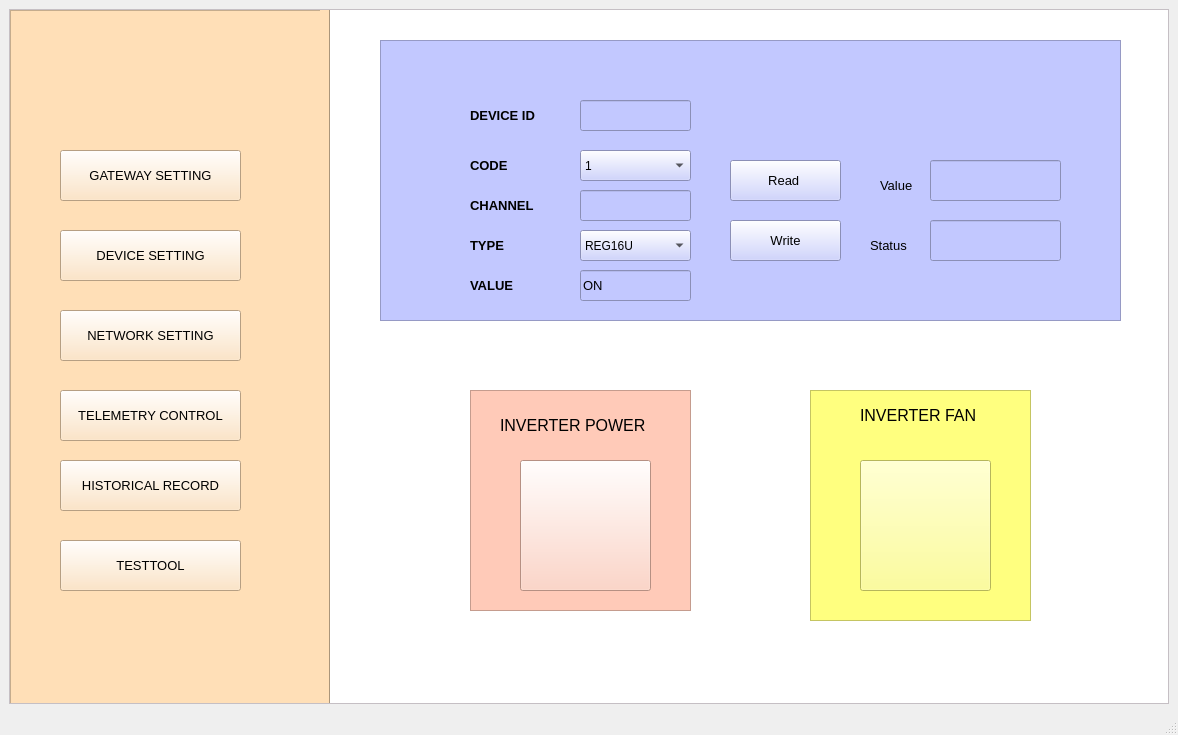
<?xml version="1.0" encoding="UTF-8"?>
<ui version="4.0">
 <class>demo</class>
 <widget class="QMainWindow" name="demo">
  <property name="geometry">
   <rect>
    <x>0</x>
    <y>0</y>
    <width>1178</width>
    <height>735</height>
   </rect>
  </property>
  <property name="windowTitle">
   <string>TEST TOOL</string>
  </property>
  <widget class="QWidget" name="centralwidget">
   <layout class="QVBoxLayout" name="verticalLayout">
    <item>
     <widget class="QScrollArea" name="scrollArea">
      <property name="styleSheet">
       <string notr="true">background-color:rgb(255, 248, 254)
</string>
      </property>
      <property name="widgetResizable">
       <bool>true</bool>
      </property>
      <widget class="QWidget" name="scrollAreaWidgetContents">
       <property name="geometry">
        <rect>
         <x>0</x>
         <y>0</y>
         <width>1154</width>
         <height>660</height>
        </rect>
       </property>
       <widget class="QFrame" name="list">
        <property name="geometry">
         <rect>
          <x>0</x>
          <y>0</y>
          <width>321</width>
          <height>761</height>
         </rect>
        </property>
        <property name="styleSheet">
         <string notr="true">background-color:rgb(255, 223, 183)</string>
        </property>
        <property name="frameShape">
         <enum>QFrame::StyledPanel</enum>
        </property>
        <property name="frameShadow">
         <enum>QFrame::Raised</enum>
        </property>
        <widget class="QPushButton" name="network">
         <property name="geometry">
          <rect>
           <x>50</x>
           <y>300</y>
           <width>181</width>
           <height>51</height>
          </rect>
         </property>
         <property name="font">
          <font>
           <family>Segoe UI</family>
           <pointsize>10</pointsize>
          </font>
         </property>
         <property name="text">
          <string>NETWORK SETTING</string>
         </property>
        </widget>
        <widget class="QPushButton" name="modbus">
         <property name="geometry">
          <rect>
           <x>50</x>
           <y>140</y>
           <width>181</width>
           <height>51</height>
          </rect>
         </property>
         <property name="font">
          <font>
           <pointsize>10</pointsize>
          </font>
         </property>
         <property name="text">
          <string>GATEWAY SETTING</string>
         </property>
        </widget>
        <widget class="QPushButton" name="devicelist">
         <property name="geometry">
          <rect>
           <x>50</x>
           <y>220</y>
           <width>181</width>
           <height>51</height>
          </rect>
         </property>
         <property name="font">
          <font>
           <pointsize>10</pointsize>
          </font>
         </property>
         <property name="text">
          <string>DEVICE SETTING</string>
         </property>
        </widget>
        <widget class="QPushButton" name="testtool">
         <property name="geometry">
          <rect>
           <x>50</x>
           <y>450</y>
           <width>181</width>
           <height>51</height>
          </rect>
         </property>
         <property name="font">
          <font>
           <pointsize>10</pointsize>
          </font>
         </property>
         <property name="text">
          <string>HISTORICAL RECORD</string>
         </property>
        </widget>
        <widget class="Line" name="line">
         <property name="geometry">
          <rect>
           <x>310</x>
           <y>0</y>
           <width>20</width>
           <height>761</height>
          </rect>
         </property>
         <property name="font">
          <font>
           <weight>50</weight>
           <bold>false</bold>
          </font>
         </property>
         <property name="orientation">
          <enum>Qt::Vertical</enum>
         </property>
        </widget>
        <widget class="QPushButton" name="testtool_2">
         <property name="geometry">
          <rect>
           <x>50</x>
           <y>530</y>
           <width>181</width>
           <height>51</height>
          </rect>
         </property>
         <property name="font">
          <font>
           <pointsize>10</pointsize>
          </font>
         </property>
         <property name="text">
          <string>TESTTOOL</string>
         </property>
        </widget>
        <widget class="QPushButton" name="testtool_3">
         <property name="geometry">
          <rect>
           <x>50</x>
           <y>380</y>
           <width>181</width>
           <height>51</height>
          </rect>
         </property>
         <property name="font">
          <font>
           <pointsize>10</pointsize>
          </font>
         </property>
         <property name="text">
          <string>TELEMETRY CONTROL</string>
         </property>
        </widget>
        <zorder>modbus</zorder>
        <zorder>devicelist</zorder>
        <zorder>testtool</zorder>
        <zorder>line</zorder>
        <zorder>network</zorder>
        <zorder>testtool_2</zorder>
        <zorder>testtool_3</zorder>
       </widget>
       <widget class="QFrame" name="seial_workspace">
        <property name="geometry">
         <rect>
          <x>320</x>
          <y>0</y>
          <width>1001</width>
          <height>761</height>
         </rect>
        </property>
        <property name="styleSheet">
         <string notr="true">background-color:rgb(255, 255, 255)</string>
        </property>
        <widget class="QFrame" name="frame_2">
         <property name="geometry">
          <rect>
           <x>480</x>
           <y>380</y>
           <width>221</width>
           <height>231</height>
          </rect>
         </property>
         <property name="styleSheet">
          <string notr="true">background-color:rgb(255, 255, 127)</string>
         </property>
         <property name="frameShape">
          <enum>QFrame::StyledPanel</enum>
         </property>
         <property name="frameShadow">
          <enum>QFrame::Raised</enum>
         </property>
         <widget class="QPushButton" name="fan">
          <property name="geometry">
           <rect>
            <x>50</x>
            <y>70</y>
            <width>131</width>
            <height>131</height>
           </rect>
          </property>
          <property name="text">
           <string/>
          </property>
         </widget>
         <widget class="QLabel" name="deviceid_4">
          <property name="geometry">
           <rect>
            <x>50</x>
            <y>10</y>
            <width>161</width>
            <height>31</height>
           </rect>
          </property>
          <property name="font">
           <font>
            <pointsize>12</pointsize>
            <weight>50</weight>
            <bold>false</bold>
           </font>
          </property>
          <property name="text">
           <string>INVERTER FAN</string>
          </property>
         </widget>
        </widget>
        <widget class="QFrame" name="frame_3">
         <property name="geometry">
          <rect>
           <x>140</x>
           <y>380</y>
           <width>221</width>
           <height>221</height>
          </rect>
         </property>
         <property name="styleSheet">
          <string notr="true">background-color:rgb(255, 202, 184)</string>
         </property>
         <property name="frameShape">
          <enum>QFrame::StyledPanel</enum>
         </property>
         <property name="frameShadow">
          <enum>QFrame::Raised</enum>
         </property>
         <widget class="QPushButton" name="power">
          <property name="geometry">
           <rect>
            <x>50</x>
            <y>70</y>
            <width>131</width>
            <height>131</height>
           </rect>
          </property>
          <property name="autoFillBackground">
           <bool>false</bool>
          </property>
          <property name="text">
           <string/>
          </property>
         </widget>
         <widget class="QLabel" name="deviceid_3">
          <property name="geometry">
           <rect>
            <x>30</x>
            <y>20</y>
            <width>161</width>
            <height>31</height>
           </rect>
          </property>
          <property name="font">
           <font>
            <pointsize>12</pointsize>
            <weight>50</weight>
            <bold>false</bold>
           </font>
          </property>
          <property name="text">
           <string>INVERTER POWER</string>
          </property>
         </widget>
        </widget>
        <widget class="QFrame" name="frame">
         <property name="geometry">
          <rect>
           <x>50</x>
           <y>30</y>
           <width>741</width>
           <height>281</height>
          </rect>
         </property>
         <property name="styleSheet">
          <string notr="true">background-color:rgb(194, 200, 255)</string>
         </property>
         <property name="frameShape">
          <enum>QFrame::StyledPanel</enum>
         </property>
         <property name="frameShadow">
          <enum>QFrame::Raised</enum>
         </property>
         <widget class="QLabel" name="deviceid">
          <property name="geometry">
           <rect>
            <x>90</x>
            <y>60</y>
            <width>91</width>
            <height>31</height>
           </rect>
          </property>
          <property name="font">
           <font>
            <pointsize>10</pointsize>
            <weight>75</weight>
            <bold>true</bold>
           </font>
          </property>
          <property name="text">
           <string>DEVICE ID</string>
          </property>
         </widget>
         <widget class="QLineEdit" name="channel_2">
          <property name="geometry">
           <rect>
            <x>200</x>
            <y>150</y>
            <width>111</width>
            <height>31</height>
           </rect>
          </property>
          <property name="font">
           <font>
            <pointsize>10</pointsize>
           </font>
          </property>
         </widget>
         <widget class="QPushButton" name="Read_btn">
          <property name="geometry">
           <rect>
            <x>350</x>
            <y>120</y>
            <width>111</width>
            <height>41</height>
           </rect>
          </property>
          <property name="font">
           <font>
            <pointsize>10</pointsize>
           </font>
          </property>
          <property name="text">
           <string>Read </string>
          </property>
         </widget>
         <widget class="QPushButton" name="Write_btn">
          <property name="geometry">
           <rect>
            <x>350</x>
            <y>180</y>
            <width>111</width>
            <height>41</height>
           </rect>
          </property>
          <property name="font">
           <font>
            <pointsize>10</pointsize>
           </font>
          </property>
          <property name="text">
           <string>Write</string>
          </property>
         </widget>
         <widget class="QLabel" name="value_3">
          <property name="geometry">
           <rect>
            <x>500</x>
            <y>130</y>
            <width>51</width>
            <height>31</height>
           </rect>
          </property>
          <property name="font">
           <font>
            <pointsize>10</pointsize>
            <weight>50</weight>
            <bold>false</bold>
           </font>
          </property>
          <property name="text">
           <string>Value</string>
          </property>
         </widget>
         <widget class="QLineEdit" name="value_4">
          <property name="geometry">
           <rect>
            <x>550</x>
            <y>120</y>
            <width>131</width>
            <height>41</height>
           </rect>
          </property>
          <property name="font">
           <font>
            <pointsize>10</pointsize>
           </font>
          </property>
          <property name="text">
           <string/>
          </property>
         </widget>
         <widget class="QLineEdit" name="deviceid_2">
          <property name="geometry">
           <rect>
            <x>200</x>
            <y>60</y>
            <width>111</width>
            <height>31</height>
           </rect>
          </property>
          <property name="font">
           <font>
            <pointsize>10</pointsize>
           </font>
          </property>
         </widget>
         <widget class="QLabel" name="channel">
          <property name="geometry">
           <rect>
            <x>90</x>
            <y>150</y>
            <width>91</width>
            <height>31</height>
           </rect>
          </property>
          <property name="font">
           <font>
            <pointsize>10</pointsize>
            <weight>75</weight>
            <bold>true</bold>
           </font>
          </property>
          <property name="text">
           <string>CHANNEL</string>
          </property>
         </widget>
         <widget class="QLabel" name="status">
          <property name="geometry">
           <rect>
            <x>490</x>
            <y>190</y>
            <width>61</width>
            <height>31</height>
           </rect>
          </property>
          <property name="font">
           <font>
            <pointsize>10</pointsize>
            <weight>50</weight>
            <bold>false</bold>
           </font>
          </property>
          <property name="text">
           <string>Status</string>
          </property>
         </widget>
         <widget class="QLineEdit" name="status_2">
          <property name="geometry">
           <rect>
            <x>550</x>
            <y>180</y>
            <width>131</width>
            <height>41</height>
           </rect>
          </property>
          <property name="font">
           <font>
            <pointsize>10</pointsize>
           </font>
          </property>
          <property name="text">
           <string/>
          </property>
         </widget>
         <widget class="QComboBox" name="code_2">
          <property name="geometry">
           <rect>
            <x>200</x>
            <y>110</y>
            <width>111</width>
            <height>31</height>
           </rect>
          </property>
          <property name="font">
           <font>
            <pointsize>9</pointsize>
           </font>
          </property>
          <item>
           <property name="text">
            <string>1</string>
           </property>
          </item>
          <item>
           <property name="text">
            <string>2</string>
           </property>
          </item>
          <item>
           <property name="text">
            <string>3</string>
           </property>
          </item>
          <item>
           <property name="text">
            <string>4</string>
           </property>
          </item>
          <item>
           <property name="text">
            <string>5</string>
           </property>
          </item>
          <item>
           <property name="text">
            <string>6</string>
           </property>
          </item>
         </widget>
         <widget class="QLabel" name="code">
          <property name="geometry">
           <rect>
            <x>90</x>
            <y>110</y>
            <width>61</width>
            <height>31</height>
           </rect>
          </property>
          <property name="font">
           <font>
            <pointsize>10</pointsize>
            <weight>75</weight>
            <bold>true</bold>
           </font>
          </property>
          <property name="text">
           <string>CODE</string>
          </property>
         </widget>
         <widget class="QComboBox" name="type_2">
          <property name="geometry">
           <rect>
            <x>200</x>
            <y>190</y>
            <width>111</width>
            <height>31</height>
           </rect>
          </property>
          <property name="font">
           <font>
            <pointsize>9</pointsize>
           </font>
          </property>
          <item>
           <property name="text">
            <string>REG16U</string>
           </property>
          </item>
          <item>
           <property name="text">
            <string>REG32U</string>
           </property>
          </item>
         </widget>
         <widget class="QLabel" name="type">
          <property name="geometry">
           <rect>
            <x>90</x>
            <y>190</y>
            <width>61</width>
            <height>31</height>
           </rect>
          </property>
          <property name="font">
           <font>
            <pointsize>10</pointsize>
            <weight>75</weight>
            <bold>true</bold>
           </font>
          </property>
          <property name="text">
           <string>TYPE</string>
          </property>
         </widget>
         <widget class="QLineEdit" name="value_2">
          <property name="geometry">
           <rect>
            <x>200</x>
            <y>230</y>
            <width>111</width>
            <height>31</height>
           </rect>
          </property>
          <property name="font">
           <font>
            <pointsize>10</pointsize>
           </font>
          </property>
          <property name="text">
           <string>ON</string>
          </property>
         </widget>
         <widget class="QLabel" name="value">
          <property name="geometry">
           <rect>
            <x>90</x>
            <y>230</y>
            <width>71</width>
            <height>31</height>
           </rect>
          </property>
          <property name="font">
           <font>
            <pointsize>10</pointsize>
            <weight>75</weight>
            <bold>true</bold>
           </font>
          </property>
          <property name="text">
           <string>VALUE</string>
          </property>
         </widget>
        </widget>
       </widget>
      </widget>
     </widget>
    </item>
   </layout>
  </widget>
  <widget class="QStatusBar" name="statusbar"/>
  <widget class="QMenuBar" name="menubar">
   <property name="geometry">
    <rect>
     <x>0</x>
     <y>0</y>
     <width>1178</width>
     <height>26</height>
    </rect>
   </property>
  </widget>
 </widget>
 <resources/>
 <connections/>
</ui>
